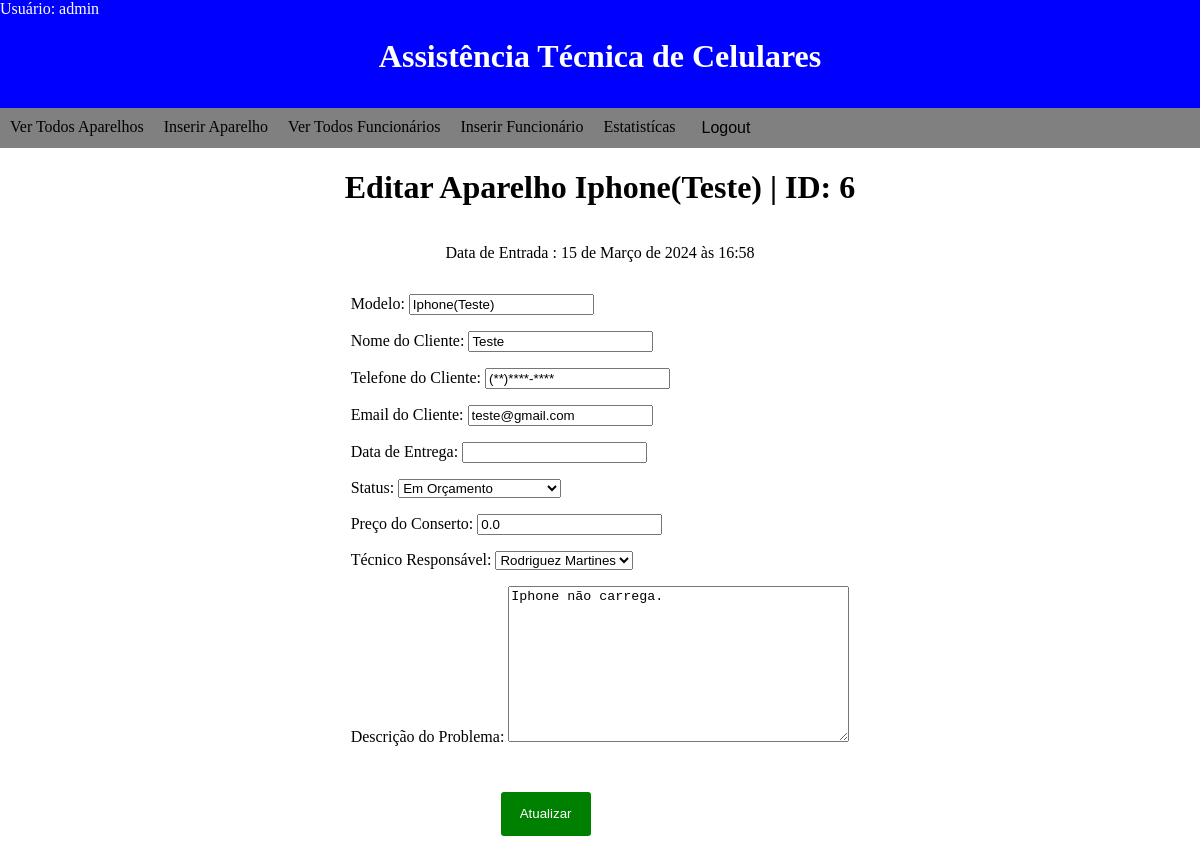
Page /update_device/6 (signed in) on the committed database.
### devices/models.py (models this page shows)
class Devices(models.Model):
    model = models.CharField(max_length=100)
    client_name = models.CharField(max_length=100)
    client_phone = models.CharField(max_length=30)
    client_email = models.EmailField()
    entry_date = models.DateTimeField(
        auto_now_add=True
    )  # Adiciona automaticamente data e hora de entrada do aparelho
    delivery_date = models.DateTimeField(blank=True,null=True)
    status = models.CharField(choices=STATUS, max_length=50)
    repair_price = models.FloatField(default=0)
    technician = models.ForeignKey(Technicals, on_delete=models.PROTECT, related_name='devices_technicals')
    problem_description = models.TextField()

### devices/views.py (the view)
# urls.py: path("update_device/<int:pk>", UpdateDeviceView.as_view(), name='update_device'),
class UpdateDeviceView(LoginRequiredMixin, UpdateView):
    template_name = "update_device.html"
    model = Devices
    form_class = CreateDevicesForm
    success_url = reverse_lazy('list_devices')

### devices/forms.py
class CreateDevicesForm(forms.ModelForm):
    class Meta:
        model = Devices
        fields = "__all__"
    def __init__(self, *args, **kwargs):
        super(CreateDevicesForm, self).__init__(*args, **kwargs)
        self.fields["model"].label = "Modelo"
        self.fields["client_name"].label = "Nome do Cliente"
        self.fields["client_phone"].label = "Telefone do Cliente"
        self.fields["client_email"].label = "Email do Cliente"
        self.fields["repair_price"].label = "Preço do Conserto"
        self.fields["technician"].label = "Técnico Responsável"
        self.fields["problem_description"].label = "Descrição do Problema"
        self.fields["delivery_date"].label = "Data de Entrega"

### technicals/models.py (called while the page is built)
    def __str__(self):
        return self.name

### devices/templates/update_device.html (shortened to what this page needs)
{% extends 'base.html' %}
{% load static %}
{% block styles %}
    <link rel="stylesheet" type="text/css" href="{% static 'css/base.css' %}">
    <link rel="stylesheet" type="text/css" href="{% static 'css/update_devices.css' %}">
{% endblock %}
{% block content %}
    <main class="update_main">
        <h1 class="update_title">Editar Aparelho {{ object.model }} | ID: {{ object.pk }}  </h1>
        <p>Data de Entrada : {{ object.entry_date }}</p>
        <form class="update_form" method="post">
            {{ form.as_p }}
            <button class="update_btn" type="submit">Atualizar</button>
        </form>
    </main>
{% endblock %}

### app/templates/base.html (shortened to what this page needs)
<!DOCTYPE html>
{% load static %}
<html lang="pt-br">
<head>
    {% block styles %}{% endblock %}
</head>
<body>
    <header>
        {% if user.is_authenticated %}
            <p class="username">Usuário: {{ request.user }}</p>
        {% endif %}
        <h1 class="h1-base">Assistência Técnica de Celulares</h1>
    </header>
    <nav>
        <ul id="nav-bar">
            {% if user.is_authenticated %}
                <li><a href="{% url 'list_devices' %}">Ver Todos Aparelhos</a></li>
                <li><a href="{% url 'create_devices' %}">Inserir Aparelho</a></li>
            {% endif %}
            {% if user.is_staff %}
                <li><a href="{% url 'list_technicals' %}">Ver Todos Funcionários</a></li>
                <li><a href="{% url 'create_technicals' %}">Inserir Funcionário</a></li>
                <li><a href="{% url 'technicals_statistics' %}">Estatistícas</a></li>
            {% endif %}
            {% if user.is_authenticated %}
                <li><form method="post" action="{% url 'logout' %}">
                    <button type="submit" class="logout-btn">Logout</button>
                </form></li>
            {% endif %}
        </ul>
    </nav>
    <main>
        {% block content %}
        {% endblock %}
    </main>
</body>
</html>

### static/css/base.css (style rules this page uses)
body { margin: 0; }
.h1-base { margin: 0px; background-color: blue; color: white; text-align: center; height: 50px; padding: 20px; }
#nav-bar { margin: 0px; background-color: grey; display: flex; list-style: none; flex-direction: row; gap: 20px; padding: 10px; height: 20px; }
a { text-decoration: none; color: black; }
.logout-btn { background-color: grey; border: 0px; font-size: 1rem; }
.username { background-color: blue; margin-top: 0px; margin-bottom: 0px; color: white; }

### static/css/update_devices.css (style rules this page uses)
.update_main { display: flex; flex-direction: column; justify-content: center; align-items: center; }
.update_btn { background-color: green; color: white; border: 3px solid green; border-radius: 3px; margin: 30px 150px; height: 44px; width: 90px; }

### rows in the picture
Devices: model "Iphone(Teste)", pk "6", entry_date "15 de Março de 2024 às 16:58", client_name "Teste", client_phone "(**)****-****", client_email "teste@gmail.com", status "Em Orçamento", repair_price "0.0", technician "Rodriguez Martines", problem_description "Iphone não carrega."

### other values in the picture
{{ request.user }} "admin"
